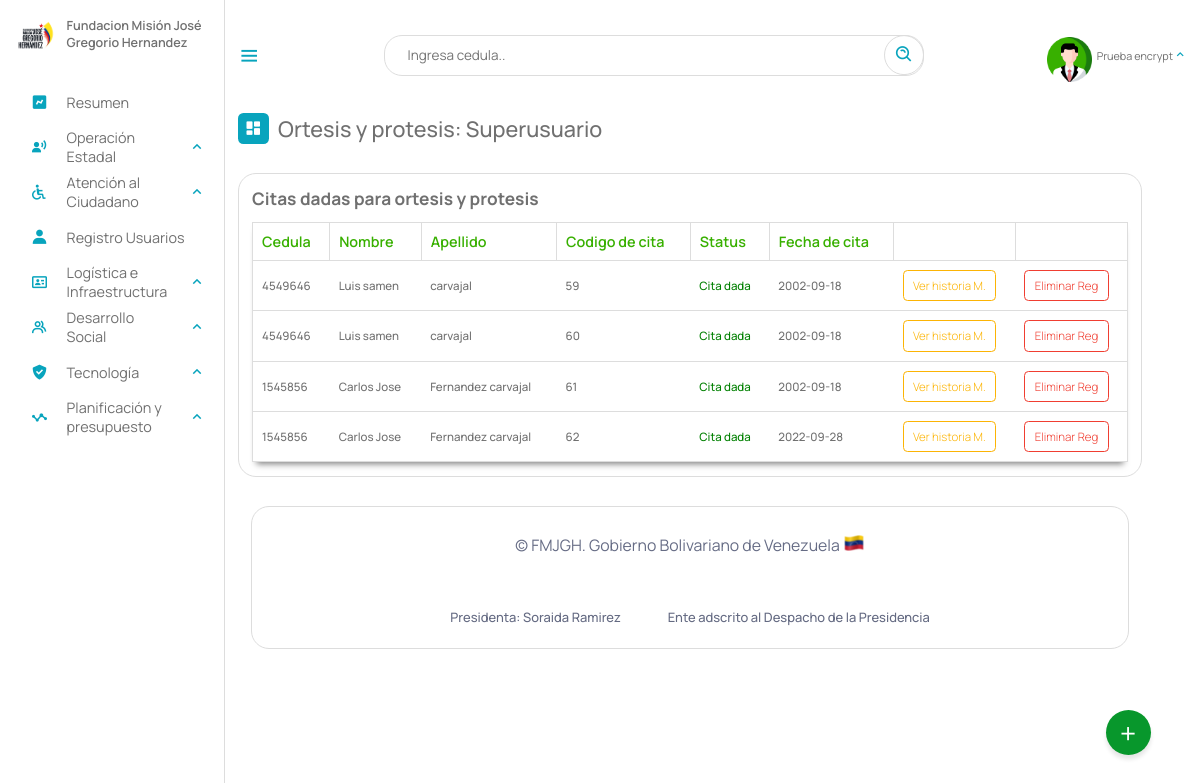
Screenshot of /Escritorio/04-ort-citaDada.php (signed in) with the database file from the repository.
### tables this page shows
CREATE TABLE `cita_ortesis_protesis` (
  `id` int(11) NOT NULL AUTO_INCREMENT,
  `cedula` int(12) NOT NULL,
  `laboratorio` varchar(10) DEFAULT NULL,
  `fecha_cita` date DEFAULT NULL,
  PRIMARY KEY (`id`),
  KEY `laboratorio` (`laboratorio`),
  KEY `cedula` (`cedula`),
  CONSTRAINT `cita_ortesis_protesis_ibfk_2` FOREIGN KEY (`laboratorio`) REFERENCES `laboratorio` (`id`) ON DELETE CASCADE ON UPDATE SET NULL,
  CONSTRAINT `cita_ortesis_protesis_ibfk_3` FOREIGN KEY (`cedula`) REFERENCES `beneficiario` (`cedula`) ON DELETE CASCADE
);

CREATE TABLE `beneficiario` (
  `cedula` int(12) NOT NULL,
  `nombre` text NOT NULL,
  `apellido` text NOT NULL,
  `fecha_naci` date NOT NULL,
  `email` varchar(50) NOT NULL,
  `telefono` varchar(12) NOT NULL,
  `edad` int(2) NOT NULL,
  `sexo` char(1) NOT NULL,
  `edo_civil` text NOT NULL,
  `nro_hijo` int(2) DEFAULT NULL,
  `estado` varchar(10) NOT NULL,
  `municipio` varchar(20) NOT NULL,
  `parroquia` varchar(10) NOT NULL,
  `discapacidad` varchar(10) NOT NULL,
  `atencion_solicitada` varchar(10) NOT NULL,
  `certificado` varchar(50) DEFAULT NULL,
  `registrado_por` text DEFAULT NULL,
  `fecha_registro` date NOT NULL,
  PRIMARY KEY (`cedula`),
  KEY `estado` (`estado`),
  KEY `discapacidad` (`discapacidad`),
  KEY `atencion_solicitada` (`atencion_solicitada`),
  CONSTRAINT `beneficiario_ibfk_2` FOREIGN KEY (`estado`) REFERENCES `estados` (`id_estados`),
  CONSTRAINT `beneficiario_ibfk_3` FOREIGN KEY (`atencion_solicitada`) REFERENCES `tipoatencion` (`id`) ON DELETE CASCADE,
  CONSTRAINT `beneficiario_ibfk_4` FOREIGN KEY (`discapacidad`) REFERENCES `discapacid_e` (`id_e`) ON DELETE CASCADE
);

### php/01-02-cita_protesis.php (called while the page is built, shortened)
<?php
include_once("ManejadorBD.php");
class citas_protesis extends ManejadorBD{
        private $cnn;
        public function __construct($tipoConexion){
            $this->cnn = parent::conectar($tipoConexion);
        }
		public function consultarTodasCitasDadas(){
			try{
				$stmt = $this->cnn->prepare("SELECT cita_ortesis_protesis.id, beneficiario.nombre, beneficiario.apellido, beneficiario.cedula,  cita_ortesis_protesis.laboratorio, cita_ortesis_protesis.fecha_cita
				FROM beneficiario, cita_ortesis_protesis, tipoatencion
				WHERE beneficiario.cedula = cita_ortesis_protesis.cedula and beneficiario.atencion_solicitada
				= tipoatencion.id and cita_ortesis_protesis.fecha_cita IS NOT NULL");
				$stmt->setFetchMode(PDO::FETCH_ASSOC);
				$stmt->execute();
				return $stmt->fetchAll();
	        }catch(PDOException $error) {
				echo "Error: ejecutando consulta SQL.".$error->getMessage();
				exit();
	        }
		}
}
?>

### php/ManejadorBD.php (called while the page is built, shortened)
<?php
	class ManejadorBD extends PDO {
		public $srv	= SRV;
		public $usr	= USR;
		public $pas	= PAS;
		public $dbn	= BDN;
		public function conectar($tipoConexion){
			try{
				switch ($tipoConexion) {
				    case 1:
				        $dsn = "mysql:host=$this->srv;dbname=$this->dbn";
				        break;
				}
				$dbh = new PDO($dsn, $this->usr, $this->pas);
    			$dbh->setAttribute(PDO::ATTR_ERRMODE, PDO::ERRMODE_EXCEPTION);
			}catch(PDOException $error){
                echo "Error al Conectar con la Base de Datos: ".$error->getMessage();
                exit();
			}
            $this->conexionBD = $dbh;
			return $this->conexionBD;
		}
	}
?>

### Escritorio/04-ort-citaDada.php (the view, shortened to what this page needs)
<?php
include_once("partearriba.php");
?>
<div class="dash-contenido">
    <div class="overview">
        <div class="titulo">
            <i class='bx bxs-dashboard'> </i>
            <span class="link-name">Ortesis y protesis: <?php echo $rol ?></span>
        </div>
    </div>
<div class="tabla-atencion">
            <h2>Citas dadas para ortesis y protesis</h2>
            <table>
                <thead>
                    <tr>
                        <th>Cedula</th>
                        <th>Nombre</th>
                        <th>Apellido</th>
                        <th>Codigo de cita</th>
                        <th>Status</th>
                        <th>Fecha de cita</th>
                        <th></th>
                        <th></th>
                    </tr>
                </thead>
                <tbody>
                    <?php
                        include_once("../php/01-02-cita_protesis.php");
                        $aten = new citas_protesis (1);
                        $consulta = $aten->consultarTodasCitasDadas();
                        if ($consulta){
                        foreach($consulta as $registros){
                     ?>
                    <tr>
                        <td><?php echo $registros["cedula"] ?></td>
                        <td><?php echo $registros["nombre"] ?></td>
                        <td><?php echo $registros["apellido"] ?></td>
                        <td><?php echo $registros["id"] ?></td>
                        <td style="color: green;">Cita dada</td>
                        <td><?php echo $registros["fecha_cita"] ?></td>
                        <td><a class="cargar" href="15-verHistoriaMedica.php?codigo_cita=<?php echo  $registros["id"]?>">Ver historia M.</a></td>
                        <td><a href="" class="eliminar">Eliminar Reg</a></td>
                    </tr>
                    <?php
                    }
                        }
                    ?>
                </tbody>
            </table>
        </div>
<?php
include_once("parteabajo.php");
?>

### Escritorio/partearriba.php (shortened to what this page needs)
<!DOCTYPE html>
<html lang="es">
<head>
    <link rel="stylesheet" href="estilo.css">
    <link rel="stylesheet" href="dash.css">
    <link rel="stylesheet" href="02-buttons/01-buttons.css">
    <link href='https://unpkg.com/boxicons@2.1.4/css/boxicons.min.css' rel='stylesheet'>
</head>
<body>
    <?php
    if (isset($_SESSION['cedula'])) {
        $NombreUsuarioActivo = $_SESSION['nombre'];
        $rol = $_SESSION["rol"];
        $gerencia = $_SESSION['gerencia'];
    }
    switch ($rol) {
        case "3supe":
            $rol = "Superusuario";
            break;
    }
    ?>
    <nav class="sidebar">
        <header>
            <div class="image-text">
                <span class="image">
                    <img src="logo3.png" alt="logo">
                </span>
                <div class="text header-text">
                    <span class="name">Fundacion Misión José Gregorio Hernandez</span>
                </div>
            </div>
        </header>
        <ul class="nav-links">
            <li>
                <a href="index.php">
                    <i class='bx bxs-chart'></i>
                    <span class="link-name">Resumen</span>
                </a>
            </li>
            <?php
            if ($gerencia == "4Gtno" || $rol == "Superusuario") {
            ?>
                <li>
                    <div class="ioncn-link">
                        <a>
                            <i class='bx bxs-user-voice'></i>
                            <span class="link-name">Operación Estadal</span>
                        </a>
                        <i class='bx bx-chevron-up'></i>
                    </div>
                </li>
            <?php
            }
            ?>
            <?php
            if ($gerencia == "2Atc" || $rol == "Superusuario") {
            ?>
                <li>
                    <div class="ioncn-link">
                        <a>
                            <i class='bx bx-handicap'></i>
                            <span class="link-name">Atención al Ciudadano</span>
                        </a>
                        <i class='bx bx-chevron-up'></i>
                    </div>
                </li>
            <?php
            }
            ?>
            <?php
            if ($rol == "Administrador" || $rol == "Superusuario") {
            ?>
                <li>
                    <a href="03-registro.php">
                        <i class='bx bxs-user'></i>
                        <span class="link-name">Registro Usuarios</span>
                    </a>
                </li>
            <?php
            }
            ?>
            <?php
            if ($gerencia == "5Logi" || $rol == "Superusuario") {
            ?>
                <li>
                    <div class="ioncn-link">
                        <a>
                            <i class='bx bx-id-card'></i>
                            <span class="link-name">Logística e Infraestructura</span>
                        </a>
                        <i class='bx bx-chevron-up'></i>
                    </div>
                </li>
            <?php
            }
            ?>
            <?php
            if ($gerencia == "3Gtnd" || $rol == "Superusuario") {
            ?>
                <li>
                    <div class="ioncn-link">
                        <a>
                            <i class='bx bx-group'></i>
                            <span class="link-name">Desarrollo Social</span>
                        </a>
                        <i class='bx bx-chevron-up'></i>
                    </div>
                </li>
            <?php
            }
            ?>
            <?php
            if ($rol == "Superusuario") {
            ?>
                <li>
                    <div class="ioncn-link">
                        <a>
                            <i class='bx bxs-check-shield'></i>
                            <span class="link-name">Tecnología</span>
                        </a>
                        <i class='bx bx-chevron-up'></i>
                    </div>
                </li>
            <?php
            }
            ?>
            <li>
                <div class="ioncn-link">
                    <a>
                    <i class='bx bx-stats'></i>
                        <span class="link-name">Planificación y presupuesto</span>
                    </a>
                    <i class='bx bx-chevron-up'></i>
                </div>
            </li>
        </ul>
    </nav>
    <main class="menu-dash">
        <div class="top">
            <i class='bx bx-menu sidebar-toggle'></i>
            <div class="busqueda">
                <input type="text" id="input_search" placeholder="Ingresa cedula..">
                <a href="#" class="search" id="search"><i class='bx bx-search-alt bx-rotate-90'></i></a>
            </div>
            <li>
                <div class="ioncn-link">
                    <a>
                        <img src="profile.png" alt="">
                        <span class="link_name" id="user_active"><?php echo $NombreUsuarioActivo ?></span>
                    </a>
                    <i class='bx bx-chevron-up'></i>
                </div>
            </li>
        </div>
        <div class="action">
            <span class="abrir" onclick="actionToggle()">+</span>
        </div>

### Escritorio/parteabajo.php (shortened to what this page needs)
<div class="footer__info container">
    <span class="footer_copy">
        &#169; FMJGH. Gobierno Bolivariano de Venezuela <img src="ve.png">
    </span>
    <br><br>
    <div class="footer__privacy">
        <a>Presidenta: Soraida Ramirez</a>
        <a>Ente adscrito al Despacho de la Presidencia</a>
    </div>
</div>
</div>
</main>
</body>
</html>

### Escritorio/estilo.css (style rules this page uses)
* { font-family: 'Manrope', sans-serif; margin: 0; padding: 0; box-sizing: border-box; scroll-behavior: smooth; }
:root { --body-color: ; --tran-03:all 0.2 ease ; --tran-03:all 0.3s ease ; --tran-03:all 0.4s ease ; --tran-03:all 0.5s ease ; }
body { height: 100vh; background-color: #fff; }
.sidebar .text { font-size: 14px; font-weight: 500; color: #707070; }
.sidebar .image { min-width: 60px; display: flex; align-items: center; }
.sidebar { position: fixed; top: 0; left: 0; height: 100%; width: 250px; padding: 20px 0px 0px 14px ; background-color: #fff; transition: 0.3s; border-right: 1px solid #ddd; }
.sidebar header { position: relative; }
.sidebar .image-text img { width: 50px; border-radius: 6px; }
.sidebar header .image-text { display: flex; align-items: center; }
header .image-text .header-text { display: flex; flex-direction: column; transition: 0.3; }
.header-text .name { font-weight: 600; text-align: left; margin-top: -2px; }
.sidebar .nav-links { background-color: rgb(255, 255, 255); height: 100%; padding-top: 30px; }
.sidebar .nav-links li { position: relative; list-style: none; transition: all 0.4s ease; }
.sidebar .nav-links li .ioncn-link { display: flex; align-items: left; justify-content: space-between; }
.bx-chevron-up { transition: transform .3s; }
.sidebar .nav-links li i { height: 50px; min-width: 60px; text-align: center; line-height: 50px; color:#08A4BD ; font-size: 20px; }
.sidebar .nav-links li a { text-decoration: none; display: flex; align-items: center; justify-content: left; }
.sidebar .nav-links li a .link-name { font-size: 16px; font-weight: 400; color: #707070; transition: 0.3s ease; }
.menu-dash { position: relative; left: 250px; background-color: #fff; height: 100vh; width: calc(100% - 300px); padding: 10px 14px; transition: 0.3s; }
.menu-dash .top { display: flex; position: fixed; top: 0px; left: 250px; align-items: center; justify-content: space-between; width: calc(100% - 250px); backdrop-filter: blur(15px); padding: 10px 14px; transition: 0.3; height: 123px; z-index: 500; }
.menu-dash .top .sidebar-toggle { font-size: 26px; cursor: pointer; color: #08A4BD; }
.menu-dash .top .busqueda { position: relative; height: 45px; max-width: 600px; width: 100%; margin: 0 30px; }
.top .busqueda input { height: 100%; width: 100%; position: absolute; border: 1px solid #ddd; padding: 0 50px 0 25px; outline: none; font-size: 15px; border-radius: 20px; }
.top .busqueda i { position: absolute; right: 0px; font-size: 22px; z-index: 10; top: 50%; transform: translateY(-50%); color: #08A4BD; padding: 10px; border: 1px solid #ddd; border-radius: 50px; }
.top img { width: 50px; border-radius: 20px; margin-top: 10px; }
.menu-dash .top .link_name { font-size: 12px; }
.menu-dash .top i { color: #08A4BD; }
.menu-dash .dash-contenido { padding-top: 45px; }
.menu-dash .titulo { display: flex; align-items: center; margin: 70px 0 30px 0; }
.menu-dash .titulo i { position: relative; height: 35px; width: 35px; background-color: #08A4BD; border-radius: 6px; color: #fff; display: flex; align-items: center; justify-content: center; font-size: 20px; }
.menu-dash .titulo .link-name { font-size: 24PX; font-weight: 500; color: #707070; margin-left: 10px; }
.menu-dash .top li { list-style: none; }
.menu-dash .top li .ioncn-link { display: flex; justify-content: space-between; align-items: center; }
.menu-dash .top li .ioncn-link a { text-decoration: none; display: flex; align-items: center; justify-content: center; gap: 5px; flex-wrap: nowrap; position: relative; color: #707070; }
.container { background-color: #fff; border: 1px solid #ddd; max-width: 100%; border-radius: 20px; padding: 30px; margin: 0 15px; }
.action { position: fixed; bottom: 50px; right: 55px; width: 50px; height: 50px; background: #08972c; border-radius: 50%; cursor: pointer; box-shadow: 0 5px 5px rgba(0,0,0,0.1); z-index: 50; }
.action span { position: relative; width: 100%; height: 100%; display: flex; justify-content: center; align-items: center; color: #fff; font-size: 2em; transition: 0.3s ease-in-out; }
table { width: 100%; }

### Escritorio/02-buttons/01-buttons.css (style rules this page uses)
body { margin: 0; padding: 0; }

### rows the page displays
cita_ortesis_protesis: cedula.cedula "4549646", cedula.nombre "Luis samen", cedula.apellido "carvajal", id "59", fecha_cita "2002-09-18"
cita_ortesis_protesis: cedula.cedula "4549646", cedula.nombre "Luis samen", cedula.apellido "carvajal", id "60", fecha_cita "2002-09-18"
cita_ortesis_protesis: cedula.cedula "1545856", cedula.nombre "Carlos Jose", cedula.apellido "Fernandez carvajal", id "61", fecha_cita "2002-09-18"
cita_ortesis_protesis: cedula.cedula "1545856", cedula.nombre "Carlos Jose", cedula.apellido "Fernandez carvajal", id "62", fecha_cita "2022-09-28"

### other values shown
$NombreUsuarioActivo "Prueba encrypt"
$rol "Superusuario"
